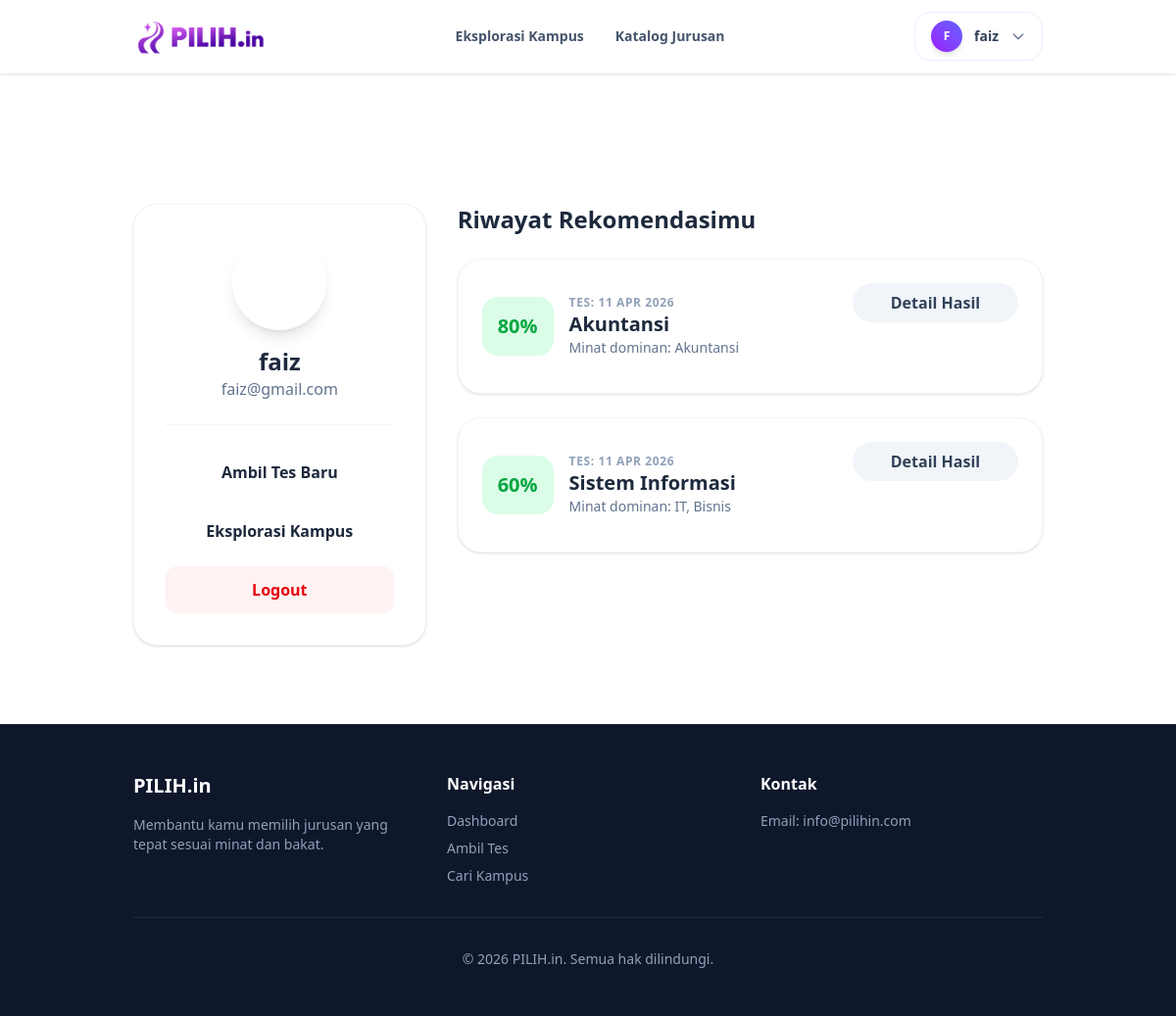
/dashboard.php (signed in), run on the app's committed database.
### tables this page shows
CREATE TABLE `hasil_tes` (
  `id_hasil` int(11) NOT NULL,
  `id_user` int(11) NOT NULL,
  `id_jurusan` int(11) NOT NULL,
  `skor_kecocokan` int(11) DEFAULT NULL,
  `tanggal_tes` timestamp NOT NULL DEFAULT current_timestamp()
);

CREATE TABLE `jurusan` (
  `id_jurusan` int(11) NOT NULL,
  `nama_jurusan` varchar(100) NOT NULL,
  `deskripsi_singkat` text NOT NULL,
  `kategori_relevan` varchar(50) NOT NULL,
  `prospek_karir` text DEFAULT NULL,
  `gambar_url` varchar(255) DEFAULT NULL
);

### dashboard.php (the view, shortened to what this page needs)
<?php
$nama_user = $_SESSION['nama_lengkap'] ?? "Calon Mahasiswa Hebat";
$email_user = $_SESSION['email'] ?? "user@pilihin.com";
$user_id = $_SESSION['user_id'];
require_once 'database/koneksi.php';
$query_riwayat = "SELECT h.id_hasil, h.skor_kecocokan, h.tanggal_tes,
                         j.nama_jurusan, j.kategori_relevan, j.id_jurusan
                  FROM hasil_tes h
                  JOIN jurusan j ON h.id_jurusan = j.id_jurusan
                  WHERE h.id_user = $user_id
                  ORDER BY h.tanggal_tes DESC";
$riwayat_result = mysqli_query($koneksi, $query_riwayat);
?>
<!DOCTYPE html>
<html lang="id">
<head>
    <link href="./src/output.css" rel="stylesheet">
</head>
<body class="bg-base font-sans text-slate-800">
    <?php include 'components/navbar.php'; ?>
    <main class="pt-32 pb-20 container mx-auto px-4 lg:px-12 flex flex-col lg:flex-row gap-8">
        <aside class="w-full lg:w-1/3">
            <div class="bg-white rounded-3xl p-8 shadow-sm border border-slate-100 text-center sticky top-32">
                <div class="w-24 h-24 bg-primary text-white text-3xl flex items-center justify-center rounded-full mx-auto mb-4 font-bold shadow-lg shadow-primary/30">
                </div>
                <h2 class="text-2xl font-bold text-slate-800"><?= htmlspecialchars($nama_user) ?></h2>
                <p class="text-slate-500 mb-6"><?= htmlspecialchars($email_user) ?></p>
                <div class="border-t border-slate-100 pt-6 space-y-3">
                    <a href="tes.php" class="block w-full py-3 bg-secondary/10 text-secondary font-semibold rounded-xl hover:bg-secondary hover:text-white transition">Ambil Tes Baru</a>
                    <a href="kampus.php" class="block w-full py-3 bg-primary/10 text-primary font-semibold rounded-xl hover:bg-primary hover:text-white transition">Eksplorasi Kampus</a>
                    <a href="logout.php" onclick="return confirm('Yakin ingin keluar?')" class="block w-full py-3 bg-red-50 text-red-600 font-semibold rounded-xl hover:bg-red-500 hover:text-white transition">Logout</a>
                </div>
            </div>
        </aside>
        <section class="w-full lg:w-2/3 space-y-6">
            <h3 class="text-2xl font-bold text-slate-800 mb-6">Riwayat Rekomendasimu</h3>
            <?php if ($riwayat_result && mysqli_num_rows($riwayat_result) > 0): ?>
                <?php while($row = mysqli_fetch_assoc($riwayat_result)): ?>
                <div class="bg-white p-6 rounded-3xl shadow-sm border border-slate-100 flex flex-col md:flex-row items-center justify-between gap-4">
                    <div class="flex items-center gap-4">
                        <div class="bg-green-100 text-green-600 p-4 rounded-2xl font-bold text-xl"><?= (int)$row['skor_kecocokan'] ?>%</div>
                        <div>
                            <p class="text-xs text-slate-400 font-bold uppercase tracking-wider">Tes: <?= date('d M Y', strtotime($row['tanggal_tes'])) ?></p>
                            <h4 class="text-xl font-bold text-primary"><?= htmlspecialchars($row['nama_jurusan']) ?></h4>
                            <p class="text-sm text-slate-500">Minat dominan: <?= htmlspecialchars($row['kategori_relevan'] ?? 'Teknologi') ?></p>
                        </div>
                    </div>
                    <div class="flex flex-col gap-2 shrink-0">
                        <a href="hasil.php?id_hasil=<?= $row['id_hasil'] ?>" class="px-6 py-2 bg-slate-100 text-slate-700 font-semibold rounded-full hover:bg-slate-200 transition text-center">Detail Hasil</a>
                        <a href="roadmap.php?id_jurusan=<?= urlencode($row['id_jurusan']) ?>" class="px-6 py-2 bg-primary text-white font-semibold rounded-full hover:shadow-lg transition text-center">Lihat Roadmap</a>
                    </div>
                </div>
                <?php endwhile; ?>
            <?php endif; ?>
        </section>
    </main>
    <?php include 'components/footer.php'; ?>
</body>
</html>

### data on the page
hasil_tes: skor_kecocokan "80", tanggal_tes "11 APR 2026", id_jurusan.nama_jurusan "Akuntansi", id_jurusan.kategori_relevan "Akuntansi"
hasil_tes: skor_kecocokan "60", tanggal_tes "11 APR 2026", id_jurusan.nama_jurusan "Sistem Informasi", id_jurusan.kategori_relevan "IT, Bisnis"

### other printed values
substr($_SESSION['nama_lengkap'] ?? 'U', 0, 1) "F"
explode(' ', $_SESSION['nama_lengkap'] ?? 'User')[0] "faiz"
$nama_user "faiz"
$email_user "faiz@gmail.com"
